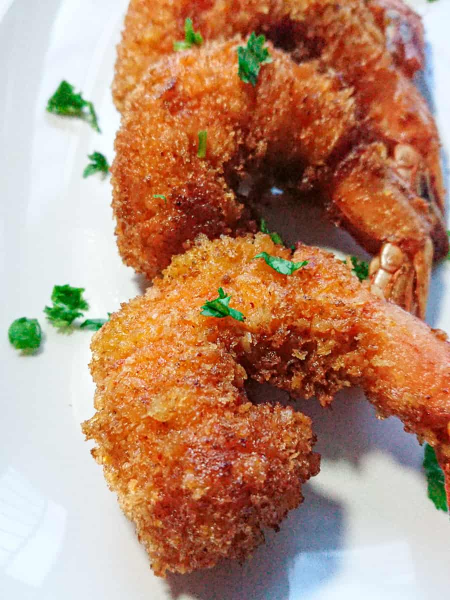
#> input picture crispy prawns.jpg, 900 x 1200 px (shown at 1/2 size)
$ python results_inpaint_watermark.py 'crispy prawns.jpg' .__p_cand1.png
#> lines starting #> are read from the running program, lines starting #| are printed output that depends on the picture; after the words box and inside, x2 and y2 are one past the last pixel; in counts of white or black regions, pixels touching at a corner belong together
# Inpaints the "…nna Ang…" photographer watermark in the bottom-right corner.
# Usage: python results_inpaint_watermark.py <src> <dst> [x0 y0 x1 y1]
import sys
import cv2
import numpy as np

src, dst = sys.argv[1], sys.argv[2]
# default mask region = bottom-right corner where the watermark text sits
x0, y0, x1, y1 = (int(v) for v in sys.argv[3:7]) if len(sys.argv) > 6 else (540, 578, 600, 600)

img = cv2.imread(src)
#> img is the input picture: shape (1200, 900, 3); mean B, G, R 114.9, 140.1, 182.7
h, w = img.shape[:2]
#> h = 1200; w = 900
# clamp region to image bounds
x0, y0 = max(0, x0), max(0, y0)
x1, y1 = min(w, x1), min(h, y1)
#> x1 = 600; y1 = 600

region = img[y0:y1, x0:x1]
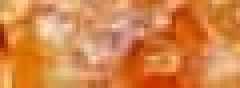
#> region: shape (22, 60, 3) (shown 4 times larger); mean B, G, R 72.9, 133.3, 213
gray = cv2.cvtColor(region, cv2.COLOR_BGR2GRAY)
# The watermark is lighter than its dark blurry background: threshold bright pixels.
blur = cv2.GaussianBlur(gray, (0, 0), 3)
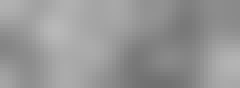
#> blur: shape (22, 60) (shown 4 times larger); min 112, max 184, mean 150.4
diff = cv2.absdiff(gray, blur)  # catches text both lighter and darker than bg
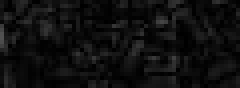
#> diff: shape (22, 60) (shown 4 times larger); min 0, max 81, mean 15
_, mask_region = cv2.threshold(diff, 10, 255, cv2.THRESH_BINARY)
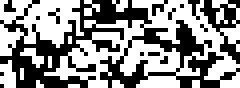
#> mask_region: shape (22, 60) (shown 4 times larger); 55.9% white; black in thin lines or dots
# close gaps inside glyphs, then dilate so inpaint eats the halo
k = cv2.getStructuringElement(cv2.MORPH_ELLIPSE, (3, 3))
mask_region = cv2.morphologyEx(mask_region, cv2.MORPH_CLOSE, k, iterations=2)
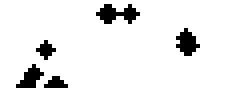
#> mask_region: shape (22, 60) (shown 4 times larger); 92.2% white; 5 black regions (2 under 20 px), largest, box (x1, y1, x2, y2) and area: (24, 1, 35, 6) 31, (44, 7, 50, 14) 25, (4, 16, 11, 22) 22
mask_region = cv2.dilate(mask_region, k, iterations=3)
#> mask_region: shape (22, 60); every value is 255

mask = np.zeros((h, w), np.uint8)
mask[y0:y1, x0:x1] = mask_region
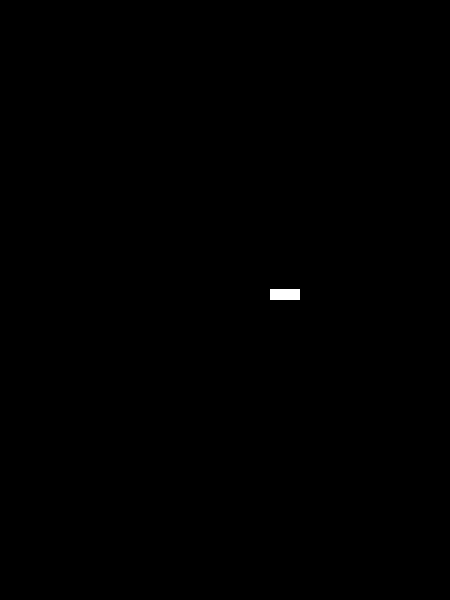
#> mask: shape (1200, 900) (shown at 1/2 size); 0.12% white; 1 white region, box (x1, y1, x2, y2) and area: (540, 578, 600, 600) 1320
print(f"mask pixels: {int(mask.sum()/255)} of {(x1-x0)*(y1-y0)} in region")
#| mask pixels: 1320 of 1320 in region

result = cv2.inpaint(img, mask, 5, cv2.INPAINT_TELEA)
cv2.imwrite(dst, result)

# verification crops: same zoom window, before/after, autocontrast for visibility
crop_box = (max(0, x0 - 10), max(0, y0 - 10), w, h)
#> crop_box = (530, 568, 900, 1200)
for tag, frame in (("before", img), ("after", result)):
    c = frame[crop_box[1]:crop_box[3], crop_box[0]:crop_box[2]]
    c = cv2.resize(c, None, fx=10, fy=10, interpolation=cv2.INTER_LANCZOS4)
    c = cv2.normalize(c, None, 0, 255, cv2.NORM_MINMAX)
    cv2.imwrite(f"results/wm_{tag}_zoom.png", c)
#> this loop made 2 passes
#> tag on passes 1 to 2: 'before', 'after'
#> pass 1, `c = frame[crop_box[1]:crop_box[3], crop_box[0]:crop_box[2]]`:
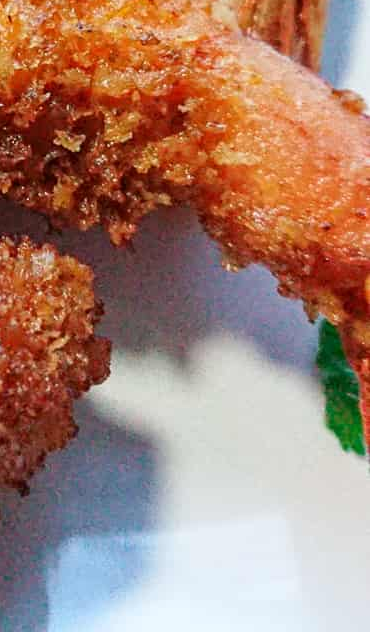
#> c: shape (632, 370, 3); mean B, G, R 116.1, 131, 167.9
print(f"saved {dst} + results/wm_before_zoom.png + results/wm_after_zoom.png")
